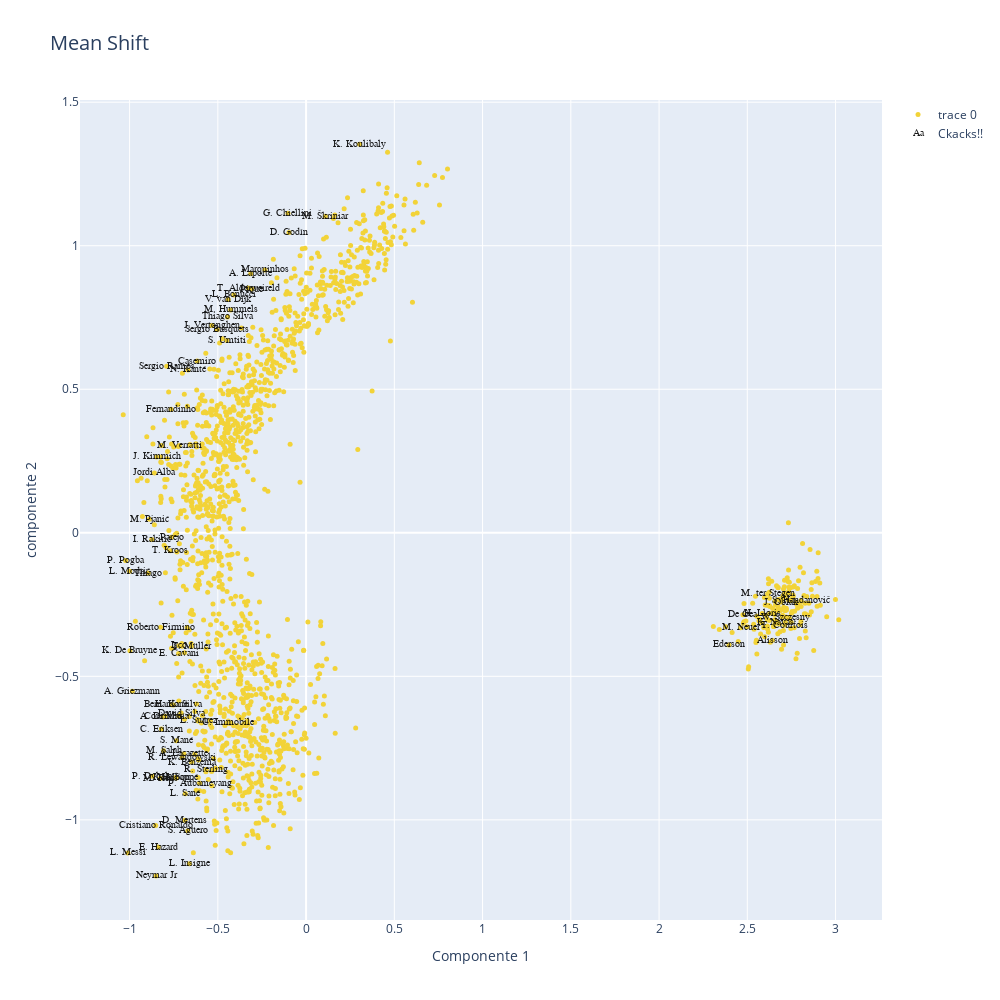

Write notebook code for a chart like this one.
### Code cell
data=[]
bool_crack=df_n["overall"] > 85
bool_no_crack=df_n["overall"]<86

print(X_projected)
#Eligo dos números entre 0 y  de n_skills-1
skill_1=X_projected
skill_2=X_projected


kmean_clusters = go.Scatter(x=X_projected[:,0], y=X_projected[:,1],
                           mode='markers',
                           text=df_n.loc[:,'short_name'],
                           #text=df_n.loc[:,'team_position'],
                           marker=dict(
                                size=5,
                                color = clusters2.astype(np.float), #set color equal to a variable
                                colorscale='Portland',
                                showscale=False)
                           )

crack =go.Scatter(x=X_projected[bool_crack,0], y=X_projected[bool_crack,1],name='Ckacks!!',
                      text=df_n.loc[bool_crack,'short_name'],
                      textfont=dict(family='sans serif',size=10,color='black'),
                      opacity=0.9,mode='text')

data=[kmean_clusters,crack]

layout = go.Layout(title="Mean Shift ",titlefont=dict(size=20),
                xaxis=dict(title='Componente 1'),
                yaxis=dict(title='componente 2'),
                autosize=False, width=1000,height=1000)

fig = go.Figure(data=data, layout=layout)

iplot(fig)

### Figure 1 — Plotly figure (JSON) as saved in the notebook; plotly's stock layout.template omitted (floating-point values rounded to 4 significant figures; data arrays with more than 128 entries replaced by an {"elided": "..."} marker saying what was removed)
{"data": [{"marker": {"color": {"elided": "1615 int values"}, "colorscale": [[0, "rgb(12,51,131)"], [0.25, "rgb(10,136,186)"], [0.5, "rgb(242,211,56)"], [0.75, "rgb(242,143,56)"], [1, "rgb(217,30,30)"]], "showscale": false, "size": 5}, "mode": "markers", "text": {"elided": "1615 str values"}, "type": "scatter", "x": {"elided": "1615 float values"}, "y": {"elided": "1615 float values"}}, {"mode": "text", "name": "Ckacks!!", "opacity": 0.9, "text": ["L. Messi", "Cristiano Ronaldo", "Neymar Jr", "J. Oblak", "E. Hazard", "K. De Bruyne", "M. ter Stegen", "V. van Dijk", "L. Modrić", "M. Salah", "K. Mbappé", "K. Koulibaly", "H. Kane", "Alisson", "De Gea", "N. Kanté", "G. Chiellini", "S. Agüero", "Sergio Ramos", "L. Suárez", "R. Lewandowski", "Sergio Busquets", "A. Griezmann", "P. Dybala", "P. Pogba", "Ederson", "R. Sterling", "C. Eriksen", "T. Courtois", "Piqué", "S. Handanovič", "M. Neuer", "H. Lloris", "David Silva", "E. Cavani", "D. Godín", "T. Kroos", "M. Reus", "P. Aubameyang", "S. Mané", "A. Laporte", "Bernardo Silva", "Casemiro", "H. Son", "Fernandinho", "Thiago Silva", "K. Benzema", "J. Vertonghen", "D. Mertens", "M. Hummels", "T. Alderweireld", "Jordi Alba", "Thiago", "K. Navas", "L. Insigne", "L. Sané", "Marquinhos", "M. Škriniar", "M. Verratti", "S. Umtiti", "W. Szczęsny", "J. Kimmich", "Isco", "Roberto Firmino", "I. Rakitić", "M. Pjanić", "A. Di María", "L. Bonucci", "Coutinho", "Parejo", "T. Müller", "C. Immobile", "A. Lacazette"], "textfont": {"color": "black", "family": "sans serif", "size": 10}, "type": "scatter", "x": [-1.01, -0.8521, -0.85, 2.692, -0.8378, -0.998, 2.615, -0.4411, -0.9997, -0.8074, -0.7402, 0.3031, -0.7623, 2.642, 2.475, -0.6689, -0.1026, -0.6699, -0.7898, -0.612, -0.702, -0.5033, -0.9844, -0.8712, -1.023, 2.396, -0.5667, -0.8195, 2.712, -0.3081, 2.805, 2.462, 2.584, -0.7075, -0.7224, -0.09699, -0.7701, -0.8257, -0.6036, -0.7346, -0.3136, -0.7519, -0.6171, -0.7355, -0.7644, -0.4451, -0.6488, -0.5344, -0.6865, -0.4277, -0.3268, -0.8597, -0.8942, 2.661, -0.6615, -0.6845, -0.2334, 0.1096, -0.7186, -0.4486, 2.719, -0.8473, -0.7215, -0.8243, -0.8743, -0.8874, -0.7999, -0.4098, -0.8107, -0.7619, -0.65, -0.4423, -0.6922], "y": [-1.115, -1.019, -1.195, -0.2417, -1.095, -0.4111, -0.213, 0.8129, -0.1341, -0.7589, -0.8523, 1.354, -0.5988, -0.3741, -0.2856, 0.5673, 1.114, -1.038, 0.5805, -0.6553, -0.7826, 0.7086, -0.5523, -0.8482, -0.09641, -0.3905, -0.825, -0.6836, -0.322, 0.8491, -0.2348, -0.3304, -0.2815, -0.6281, -0.4206, 1.046, -0.06216, -0.8547, -0.872, -0.7249, 0.9022, -0.5996, 0.5984, -0.854, 0.4305, 0.7518, -0.7988, 0.7225, -1.001, 0.7762, 0.8524, 0.2085, -0.1403, -0.3112, -1.153, -0.9094, 0.9158, 1.102, 0.3044, 0.6695, -0.2934, 0.2642, -0.3934, -0.3288, -0.02319, 0.04753, -0.6394, 0.8285, -0.6413, -0.01525, -0.396, -0.6595, -0.7698]}], "layout": {"autosize": false, "height": 1000, "title": {"font": {"size": 20}, "text": "Mean Shift "}, "width": 1000, "xaxis": {"title": {"text": "Componente 1"}}, "yaxis": {"title": {"text": "componente 2"}}}}
